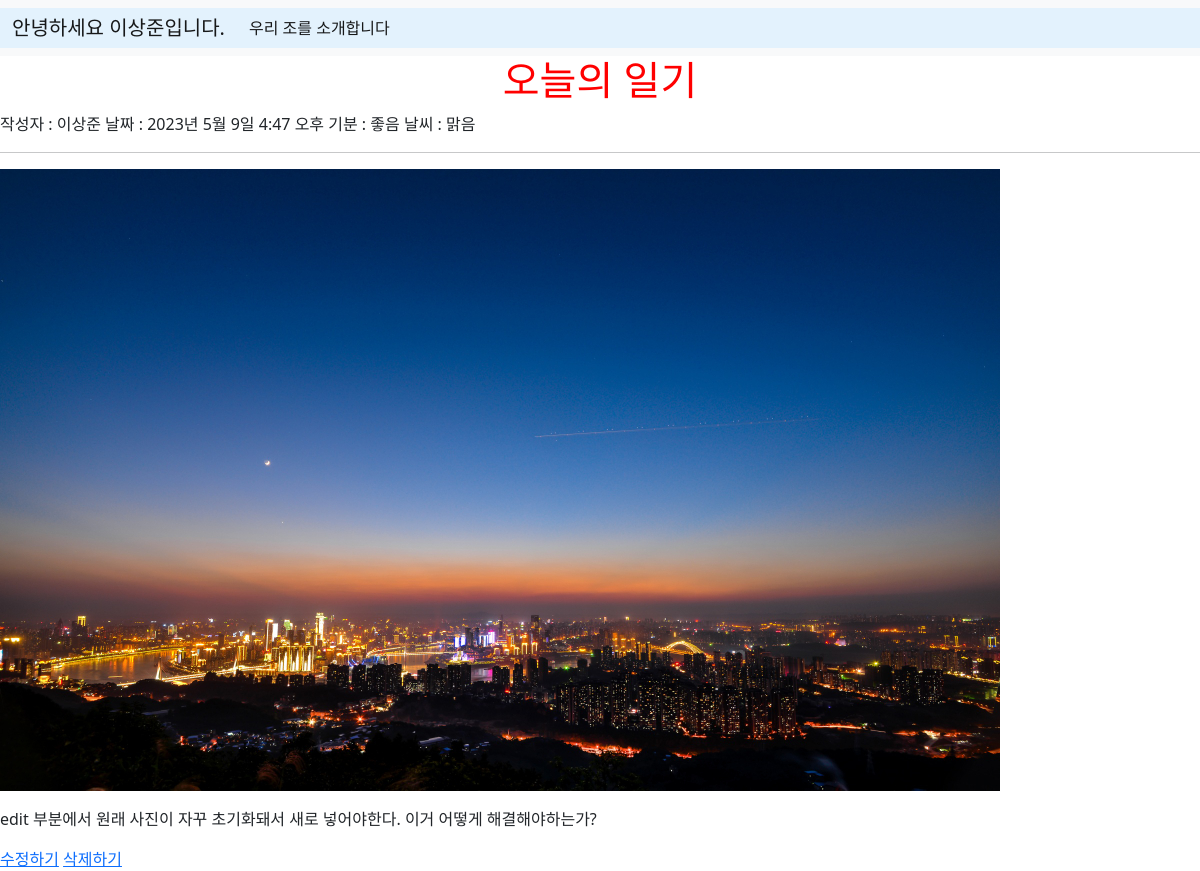
/7, run on the app's committed database.
### main/models.py (models this page shows, shortened)
class Post(models.Model): # 모델 class 명을 Blog에서 Post로 바꾸기
    title = models.CharField(max_length=200) # title : 최대 길이 200
    writer = models.CharField(max_length=100) # writer : 최대 길이 100
    mood = models.CharField(max_length=20) # mood : 기분
    weather = models.CharField(max_length=20) # weather : 오늘 날씨
    pub_date = models.DateTimeField() # pub_date : 게시날짜
    body = models.TextField() # body : post의 body
    image = models.ImageField(upload_to="post/", blank=True, null=True)

### main/views.py (the view)
# urls.py: path('<int:id>', detail, name="detail"),
def detail(request, id): # input에 원하는 id값을 넣어서 detail 함수를 실행
    post = get_object_or_404(Post, pk = id) # id 있나 확인하고 있으면 post에 넣어서 보내주고, 없으면 404
    return render(request, 'main/detail.html',{'post':post})

### main/templates/main/detail.html
{% extends 'base.html' %}
{% load static %}
{% block content %}
<h1>{{post.title}}</h1>
작성자 : {{post.writer}}
날짜 : {{post.pub_date}}
기분 : {{post.mood}}
날씨 : {{post.weather}}
<hr>
{% if post.image %}
    <p><img src="{{post.image.url}}" alt="사진"></p>
{% endif %}
<p>{{post.body}}</p>
<a href = "{% url 'main:edit' post.id %}">수정하기</a>
<a href = "{% url 'main:delete' post.id %}">삭제하기</a>
{% endblock %}

### likelion_11th_B_sangjunlee_homework/static/css/project.css (style rules this page uses)
h1 { color: red; text-align: center; }

### data on the page
Post: title "오늘의 일기", writer "이상준", pub_date "2023년 5월 9일 4:47 오후", mood "좋음", weather "맑음", image (picture), body "edit 부분에서 원래 사진이 자꾸 초기화돼서 새로 넣어야한다. 이거 어떻게 해결해야하는가?"
